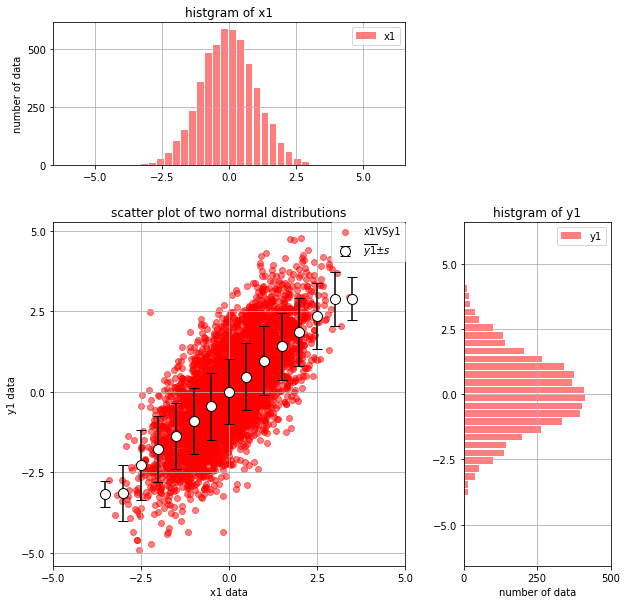

Generate this figure with Python:
# Instruction
# 1) Use code you made in Task01-7
# Task01-7  
#  (1)-1 Generate two normal distribution array, number of data is 5000.
#         x1: mean=0, sigma=1
#         y1: x1 + normal_distribution(mean=0, sigma=1)
#  (1)-2 Make histogram of each normal distribution array (range = [-6,6], bin width = 0.25)
#  (1)-3 plot the histograms on side and top of the scatter plots (bar width =0.2), alpha = 0.5
#  (1)-4 Plot 2-D scatter plots of the normal distributions, alpha = 0.5

# 2) Divide y1 data into small groups, from -4 to 4, bin=0.5 along x axis
# 3) Compute mean and standard deviation at each bin
# 4) plot errorbar, superimpose to the scatter plot
# 5) save pdf file of the figure ("Task02-5_select_data_divide_mean_std_errorbar_yourname.pdf")
# 6) submit your source code and figure pdf


#%%
import numpy as np
import matplotlib.pyplot as plt
from matplotlib.gridspec import GridSpec as gridspec

x1 =np.random.normal(0, 1, 5000)
y1 = x1 + np.random.normal(0, 1, 5000)
x1_binned = np.arange(-4,4, 0.5)
meanval = np.empty(len(x1_binned))
std_val = np.empty(len(x1_binned))
for i in range(len(x1_binned)):
    temp = y1[np.where((x1 >= x1_binned[i] - 0.5) & (x1 < x1_binned[i] + 0.5))]
    meanval[i] = np.mean(temp)
    std_val[i] = np.std(temp)

fig = plt.figure(figsize=(10,10))
gs = gridspec(3,3)

ss1 = gs.new_subplotspec((0,0), colspan = 2)
ss2 = gs.new_subplotspec((1,0), rowspan = 2, colspan = 2)
ss3 = gs.new_subplotspec((1,2), rowspan = 2)

ax1 = plt.subplot(ss1)
ax2 = plt.subplot(ss2)
ax3 = plt.subplot(ss3)

plt.subplots_adjust(wspace=0.4, hspace=0.4)

ax1.set_title('histgram of x1')
ax1.set_ylabel('number of data')
ax2.set_title('scatter plot of two normal distributions')
ax2.set_xlabel('x1 data')
ax2.set_ylabel('y1 data')
ax3.set_title('histgram of y1')
ax3.set_xlabel('number of data')

ax1.set_xticks(np.arange(-5.0, 5.1, 2.5))
ax1.set_yticks(np.arange(0, 501, 250))
ax2.set_xticks(np.arange(-5.0, 5.1, 2.5))
ax2.set_yticks(np.arange(-5.0, 5.1, 2.5))
ax2.set_xlim(-5, 5)
ax3.set_yticks(np.arange(-5.0, 5.1, 2.5))
ax3.set_xticks(np.arange(0, 501, 250))
ax3.set_xlim(0, 500)

ax1.grid()
ax2.grid()
ax3.grid()

x1_hist, x1_bins = np.histogram(x1, bins = 40, range = (-6,6))
y1_hist, y1_bins = np.histogram(y1, bins = 40, range = (-6,6))
newX1 = [(x1_bins[i-1]+x1_bins[i])/2 for i in range(1, len(x1_bins))]
newY1 = [(y1_bins[i-1]+y1_bins[i])/2 for i in range(1, len(y1_bins))]

ax1.bar(newX1, x1_hist, width = 0.25, color = 'r', alpha = 0.5, label = 'x1')
ax2.scatter(x1, y1, color = 'r', alpha = 0.5, label = 'x1VSy1')
ax2.errorbar(x1_binned,  meanval, std_val, capsize = 5, fmt = 'o', ecolor='black', markeredgecolor = "black", color = 'white', markersize = 10, label = '$\overline{y1} ± s$')
ax3.barh(newY1, y1_hist, height = 0.25, color = 'r', alpha = 0.5, label = 'y1')

ax1.legend()
ax2.legend(bbox_to_anchor=(1, 1), loc='upper right', borderaxespad=0, fontsize=10)
ax3.legend()

# %%
